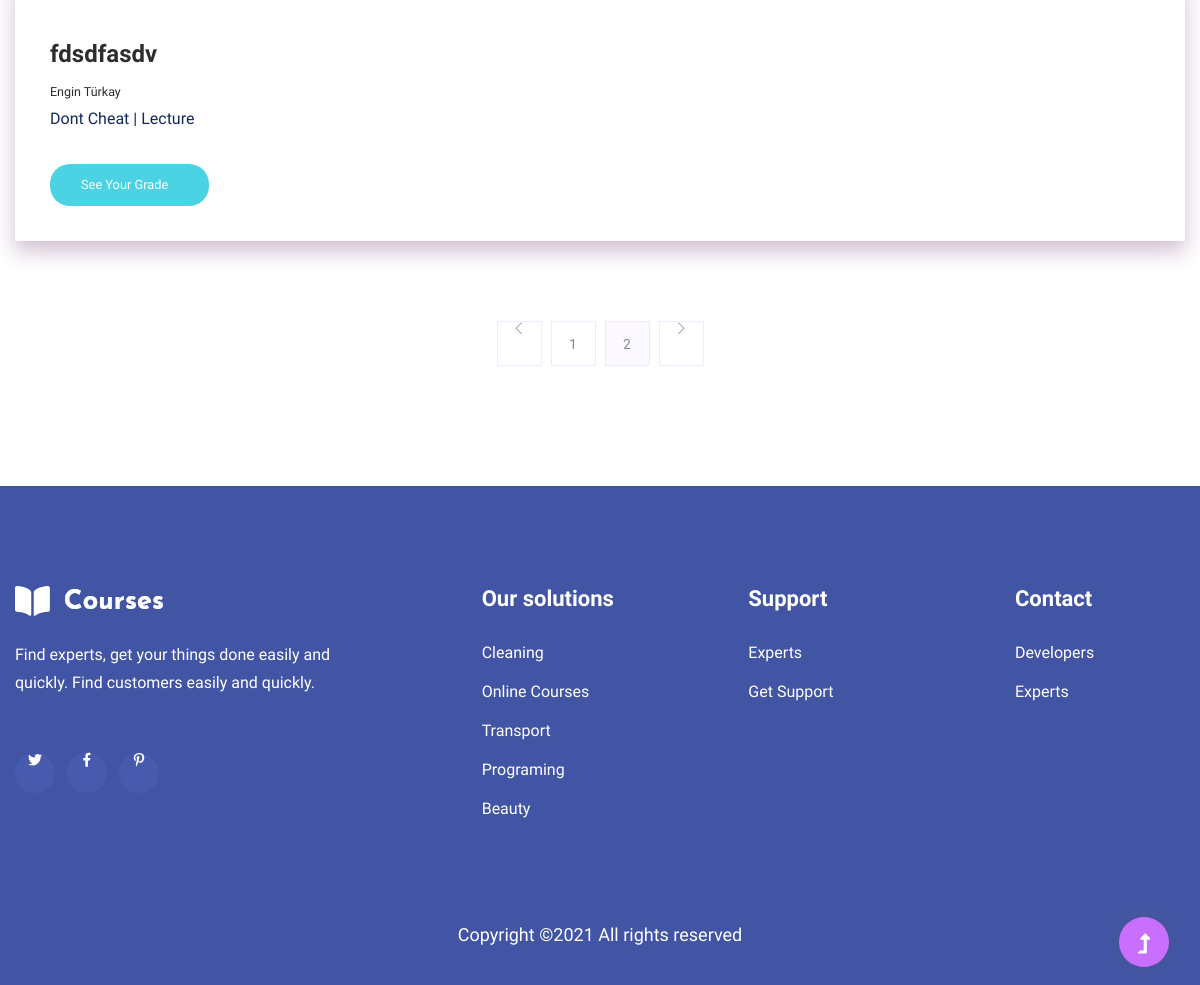
Page /main/student/ (signed in, lower part) on the earlier database version.
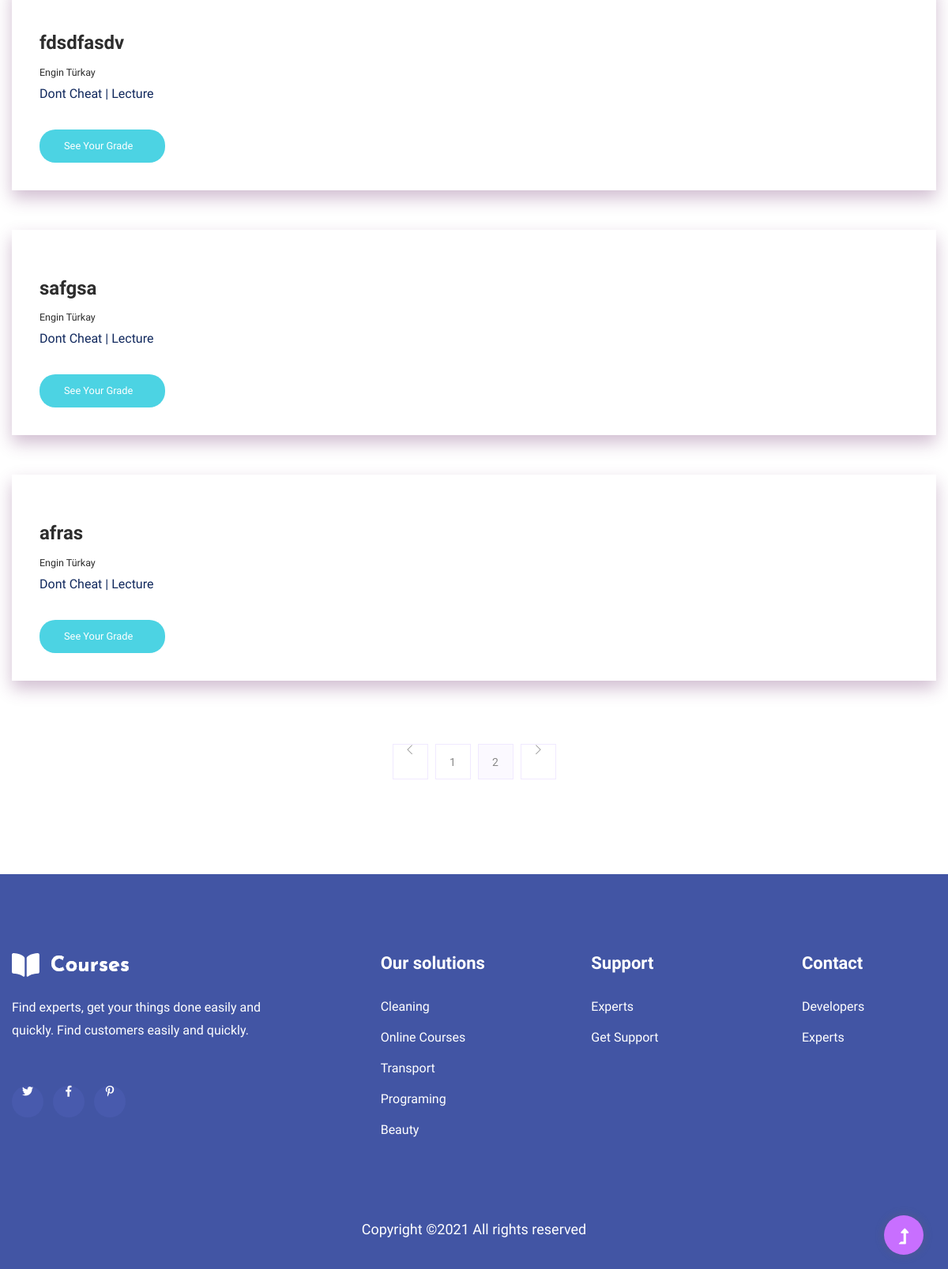
Same page on the later database version.
### exam/models.py (models this page shows, shortened)
class Exam(models.Model):
    id = CharField(max_length=20, primary_key=True, db_column='id')
    name = CharField(max_length=100, db_column='EXNAME')
    organizer = ForeignKey(User,
                           default=None,
                           db_column='ORGANIZER',
                           on_delete=models.CASCADE)
    start_time = DateTimeField(db_column='START')
    end_time = DateTimeField(db_column='END')
    class Meta:
        db_table = "EXAM"

### user/views.py (the view)
@csrf_exempt
def student_main(request):
    if request.method == 'GET':
        print(request.GET)
    mail = request.session['user']
    exams = ExamController.show_assigned_exams(mail)
    return render(request, 'student.html', {'exams': exams})

### exam/controllers.py (called while the page is built)
    @staticmethod
    def show_assigned_exams(email):
        user = User.objects.filter(mail=email).get()
        assignments = Assignment.objects.filter(
            user_id=user.id).prefetch_related('user_id', 'exam_id')
        examlist = []
        for assign in assignments:
            examlist.append(
                AssignedQuiz(assign.exam_id.id, assign.exam_id.organizer.name,
                             assign.exam_id.organizer.surname,
                             assign.exam_id.name, assign.exam_id.start_time,
                             assign.exam_id.end_time, assign.completed))
        return examlist

### templates/student.html (shortened to what this page needs)
{% extends 'base.html' %}
{% load static %}
{% block body %}
         <main>
        <section class="blog_area section-padding">
            <div class="container">
                <div class="row">
                    <div class="col-lg-12 mb-12 mb-lg-12">
                        <div class="blog_left_sidebar">
                            {% for exam in exams %}
                            <article class="blog_item">
                                <div class="blog_details">
                                    <a class="d-inline-block" href="#">
                                        <h2 class="blog-head" style="color: #2d2d2d;">{{ exam.quiz_name}}</h2>
                                    </a>
                                        <h5 class="blog-head" style="color: #2d2d2d;">{{ exam.org_name}}</h5>
                                    <p>Dont Cheat | Lecture</p>
                                    <div class="d-inline-block">
                                        {% if exam.status %}
                                        <a href="{% url 'exam:detail' exam_id=exam.id %}" class="genric-btn info circle arrow">Join Exam<span class="lnr lnr-arrow-right"></span></a>
                                        {% else %}
                                        <a href="{% url 'exam:scores' exam_id=exam.id %}" class="genric-btn success circle arrow">See Your Grade</a>
                                        {% endif %}
                                    </div>
                                    </div>
                            </article>
                            {% endfor %}
                            <nav class="blog-pagination justify-content-center d-flex">
                                <ul class="pagination">
                                    <li class="page-item">
                                        <a href="#" class="page-link" aria-label="Previous">
                                            <i class="ti-angle-left"></i>
                                        </a>
                                    </li>
                                    <li class="page-item">
                                        <a href="#" class="page-link">1</a>
                                    </li>
                                    <li class="page-item active">
                                        <a href="#" class="page-link">2</a>
                                    </li>
                                    <li class="page-item">
                                        <a href="#" class="page-link" aria-label="Next">
                                            <i class="ti-angle-right"></i>
                                        </a>
                                    </li>
                                </ul>
                            </nav>
                        </div>
                    </div>
                </div>
            </div>
        </section>
    </main>
{% endblock%}

Differences in the rows shown:
added Exam: quiz_name "safgsa"
added Exam: quiz_name "afras"
Other differences:
new list line: "Engin Türkay Dont Cheat | Lecture See Your Grade"
